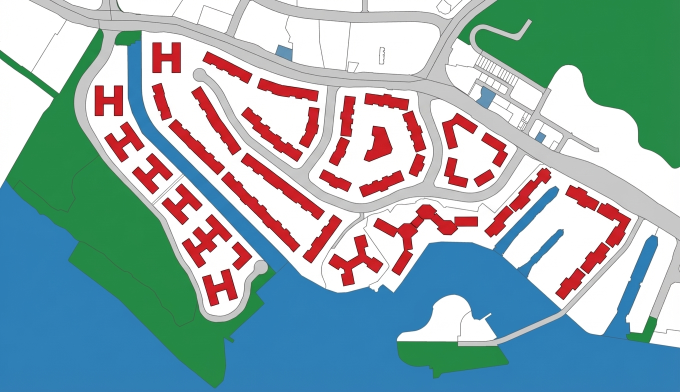
#> input picture api/berlaryar_1.jpeg, 1360 x 784 px (shown at 1/2 size)
$ python -i color_extraction.py   (imports and definitions only)
#> lines starting #> are read from the running program, lines starting #| are printed output that depends on the picture; after the words box and inside, x2 and y2 are one past the last pixel; in counts of white or black regions, pixels touching at a corner belong together
"""
Color-based map extraction utilities
Adapted from parcel_gens.py extract_maps function
"""
import numpy as np
import cv2
from scipy import ndimage
from skimage import morphology


def extract_maps(image_array, min_area_ratio=0.0001):
    """
    Extract different map layers from a color-coded urban plan image.

    Color coding:
    - Red (R>100, G<100, B<100): Residential parcels
    - Yellow (R>210, G>210, B<210): Commercial parcels
    - Blue (B>150, R<150, G<150): Water bodies
    - Green (G>110, R<110, B<110): Green spaces
    - Gray (RGB≈160±85): Roads

    Args:
        image_array: RGB image as numpy array (H x W x 3)
        min_area_ratio: Minimum area ratio for removing small objects

    Returns:
        Tuple of binary masks (residential, commercial, water, green, roads)
    """
#> called with image_array = '../berlaryar_1.jpeg', min_area_ratio = 0.0001
    if isinstance(image_array, str):
        # If path provided, load it
        image_array = cv2.imread(image_array)
#> image_array is the input picture: shape (784, 1360, 3); mean B, G, R 176, 173.3, 147.5
        image_array = cv2.cvtColor(image_array, cv2.COLOR_BGR2RGB)

    height, width = image_array.shape[:2]
#> height = 784; width = 1360
    r = image_array[:, :, 0]
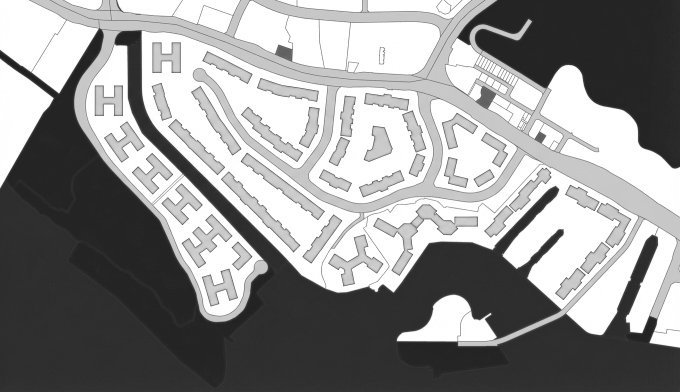
#> r: shape (784, 1360) (shown at 1/2 size); min 27, max 255, mean 147.5
    g = image_array[:, :, 1]
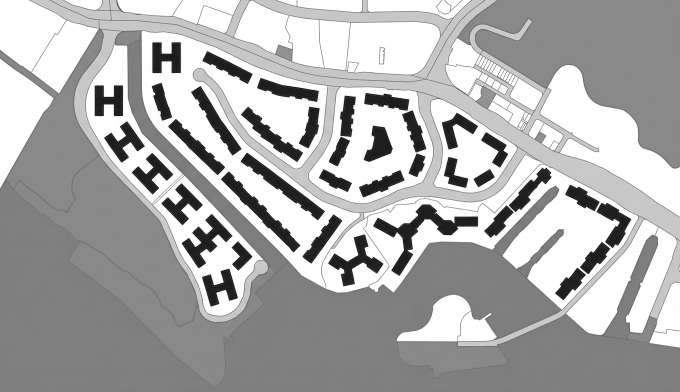
#> g: shape (784, 1360) (shown at 1/2 size); min 0, max 255, mean 173.3
    b = image_array[:, :, 2]
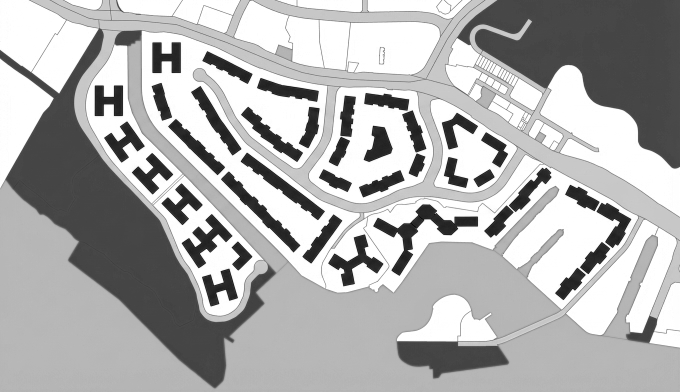
#> b: shape (784, 1360) (shown at 1/2 size); min 0, max 255, mean 176

    # Extract residential (red)
    residential_map = np.where(
        (r > 100) & (g < 100) & (b < 100),
        1, 0
    ).astype(np.uint8)
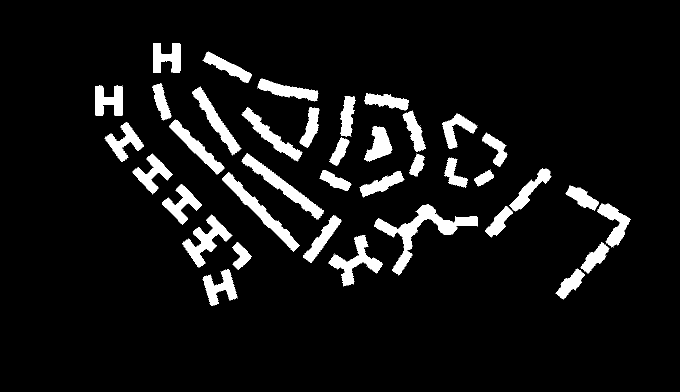
#> residential_map: shape (784, 1360) (shown at 1/2 size); values 0 (black) and 1 (white), 7.6% white; 73 white regions (35 under 20 px), largest, box (x1, y1, x2, y2) and area: (748, 409, 956, 551) 6104, (444, 345, 599, 503) 3970, (483, 306, 648, 440) 3863

    # Extract commercial (yellow)
    commercial_map = np.where(
        (r > 210) & (g > 210) & (b < 210),
        1, 0
    ).astype(np.uint8)
#> commercial_map: shape (784, 1360); values 0 (black) and 1 (white), 0% white in thin lines or dots, all inside (x1, y1, x2, y2) = (453, 33, 1169, 601)

    # Extract water (blue)
    water_map = np.where(
        (b > 150) & (r < 150) & (g < 150),
        1, 0
    ).astype(np.uint8)
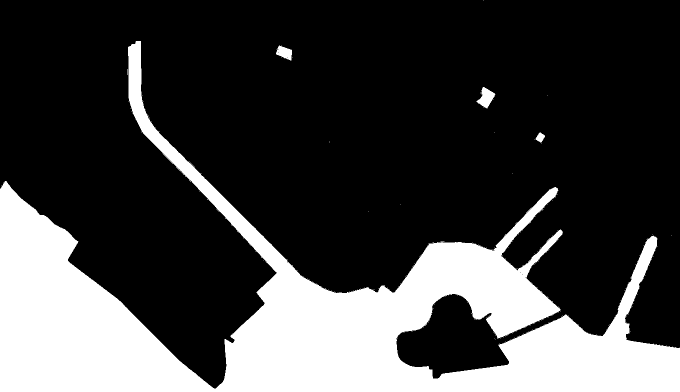
#> water_map: shape (784, 1360) (shown at 1/2 size); values 0 (black) and 1 (white), 25.6% white; 95 white regions (90 under 20 px), largest, box (x1, y1, x2, y2) and area: (0, 82, 1360, 784) 271232, (953, 174, 991, 217) 845, (552, 91, 584, 121) 606, (1071, 264, 1090, 285) 229, (283, 137, 284, 169) 32

    # Extract green spaces (green)
    green_map = np.where(
        (g > 110) & (r < 110) & (b < 110),
        1, 0
    ).astype(np.uint8)
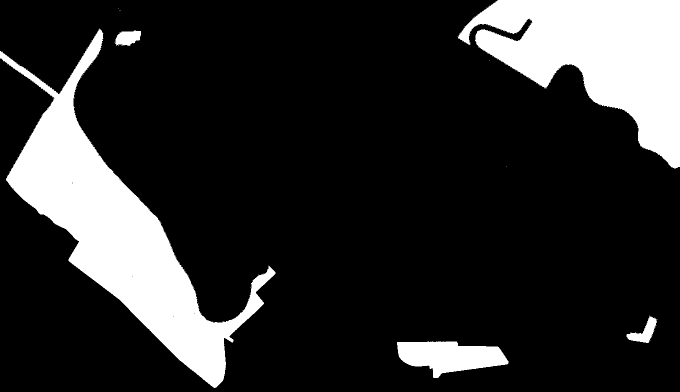
#> green_map: shape (784, 1360) (shown at 1/2 size); values 0 (black) and 1 (white), 17.6% white; 17 white regions (12 under 20 px), largest, box (x1, y1, x2, y2) and area: (0, 58, 551, 776) 97100, (915, 0, 1360, 337) 77641, (794, 683, 1017, 756) 10460, (1253, 632, 1314, 686) 1380, (230, 61, 282, 92) 1171

    # Extract roads (gray)
    roads_map = np.where(
        (np.abs(r - 160) < 85) &
        (np.abs(g - 160) < 85) &
        (np.abs(b - 160) < 85),
        1, 0
    ).astype(np.uint8)
#> roads_map: shape (784, 1360); values 0 (black) and 1 (white), 11.1% white; 3695 white regions (3644 under 20 px), largest, box (x1, y1, x2, y2) and area: (198, 0, 1360, 637) 47620, (386, 136, 1072, 426) 21519, (505, 0, 994, 172) 13804

    # Clean up maps by removing small objects
    min_area_pixels = int(min_area_ratio * height * width)
#> min_area_pixels = 106

    residential_map = morphology.remove_small_objects(
        residential_map.astype(bool),
        min_size=min_area_pixels
    ).astype(np.uint8)
#> residential_map: shape (784, 1360); values 0 (black) and 1 (white), 7.6% white; 38 white regions, largest, box (x1, y1, x2, y2) and area: (748, 409, 956, 551) 6075, (444, 345, 599, 503) 3948, (483, 307, 648, 439) 3840

    commercial_map = morphology.remove_small_objects(
        commercial_map.astype(bool),
        min_size=min_area_pixels
    ).astype(np.uint8)
#> commercial_map: shape (784, 1360); every value is 0

    water_map = morphology.remove_small_objects(
        water_map.astype(bool),
        min_size=min_area_pixels
    ).astype(np.uint8)
#> water_map: shape (784, 1360); values 0 (black) and 1 (white), 25.6% white; 4 white regions, box (x1, y1, x2, y2) and area: (0, 82, 1360, 784) 270847, (953, 174, 991, 217) 842, (552, 91, 584, 121) 603, (1071, 265, 1090, 285) 228

    green_map = morphology.remove_small_objects(
        green_map.astype(bool),
        min_size=min_area_pixels
    ).astype(np.uint8)
#> green_map: shape (784, 1360); values 0 (black) and 1 (white), 17.6% white; 5 white regions, box (x1, y1, x2, y2) and area: (0, 58, 551, 776) 97025, (916, 0, 1360, 337) 77597, (794, 683, 1017, 756) 10460, (1253, 632, 1314, 686) 1376, (230, 61, 282, 92) 1164

    roads_map = morphology.remove_small_objects(
        roads_map.astype(bool),
        min_size=min_area_pixels
    ).astype(np.uint8)
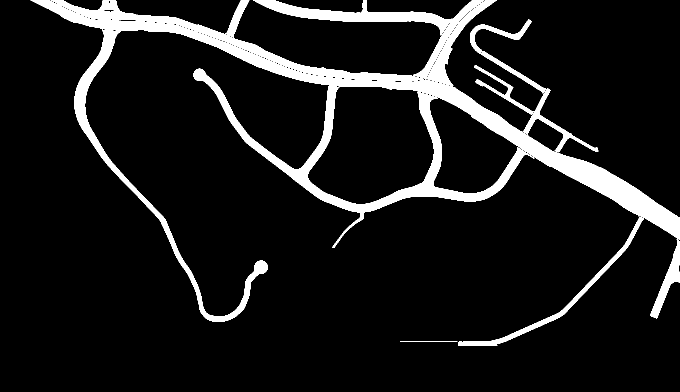
#> roads_map: shape (784, 1360) (shown at 1/2 size); values 0 (black) and 1 (white), 9.9% white; 14 white regions, largest, box (x1, y1, x2, y2) and area: (198, 0, 1360, 637) 46386, (387, 137, 1069, 425) 20514, (506, 0, 994, 172) 13618

    return residential_map, commercial_map, water_map, green_map, roads_map

>>> result = extract_maps('../berlaryar_1.jpeg')
#> result = 5 items
